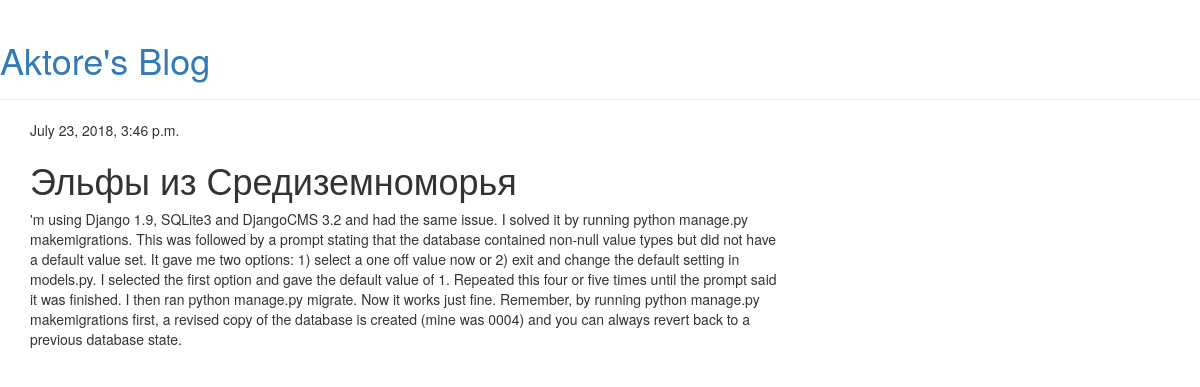
The app's page /post/2/ with its own data.
### blog/models.py (models this page shows, shortened)
class Post(models.Model):
    auth = models.ForeignKey('auth.User',on_delete=models.CASCADE)
    title = models.CharField(max_length=200)
    text = models.TextField()
    created_date = models.DateTimeField(default=timezone.now)
    published_date = models.DateTimeField(blank=True, null=True)

### blog/views.py (the view)
# urls.py: url(r'^post/(?P<pk>\d+)/$', views.post_detail, name='post_detail'),
def post_detail(request, pk):
    post = get_object_or_404(Post, pk=pk)
    return render(request, 'blog/post_detail.html', {'post': post})

### blog/templates/blog/post_detail.html
{% extends 'blog/base.html' %}
{% block content %}
    <div class="post">
        {% if post.published_date %}
            <div class="date">
                {{ post.published_date }}
            </div>
        {% endif %}
        <h1>{{ post.title }}</h1>
        <p>{{ post.text|linebreaksbr }}</p>
    </div>
{% endblock %}

### records on screen
Post: published_date "July 23, 2018, 3:46 p.m.", title "Эльфы из Средиземноморья", text "'m using Django 1.9, SQLite3 and DjangoCMS 3.2 and had the same issue. I solved it by running python manage.py makemigrations. This was followed by a prompt stating that the database contained non-null value types but did not have a default value set. It gave me two options: 1) select a one off value now or 2) exit and change the default setting in models.py. I selected the first option and gave the default value of 1. Repeated this four or five times until the prompt said it was finished. I then ran python manage.py migrate. Now it works just fine. Remember, by running python manage.py makemigrations first, a revised copy of the database is created (mine was 0004) and you can always revert…"
